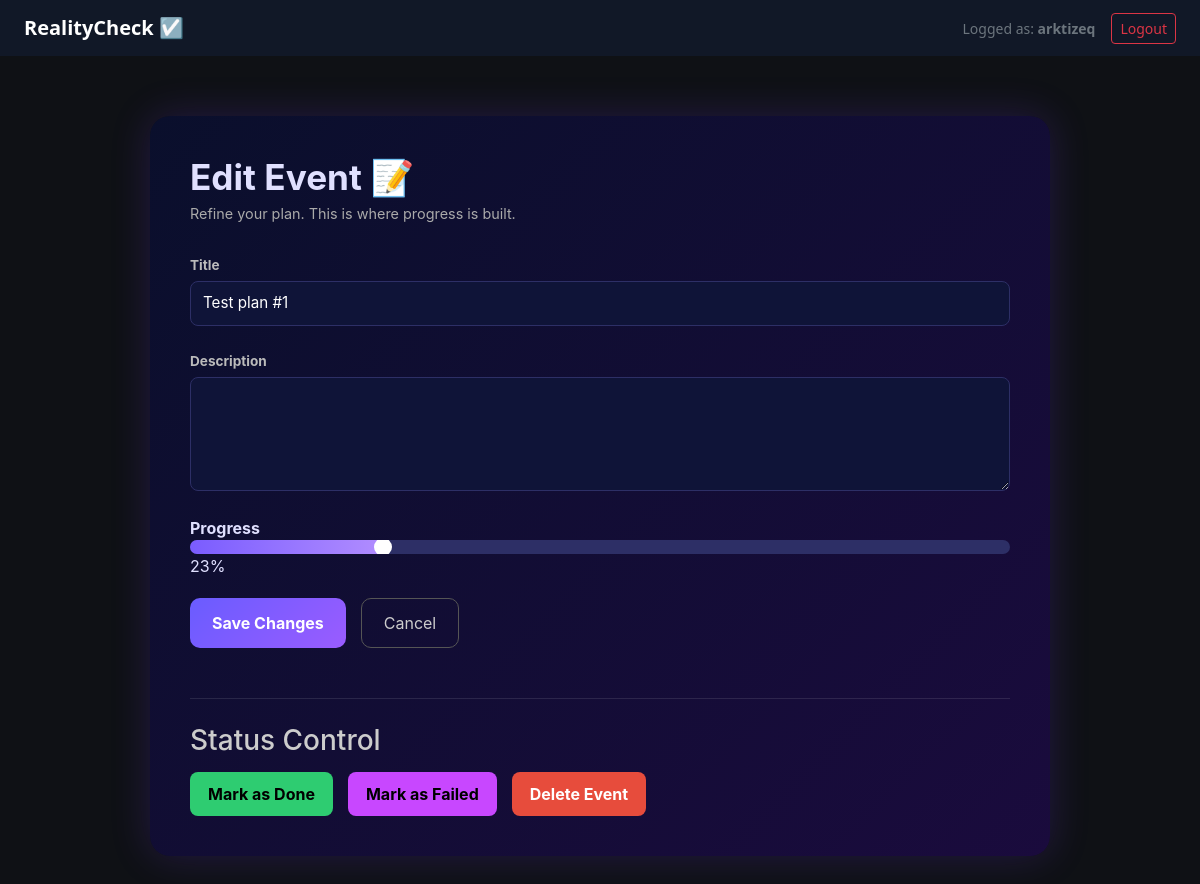
The page /events/2/edit (signed in) on the database as committed earlier.
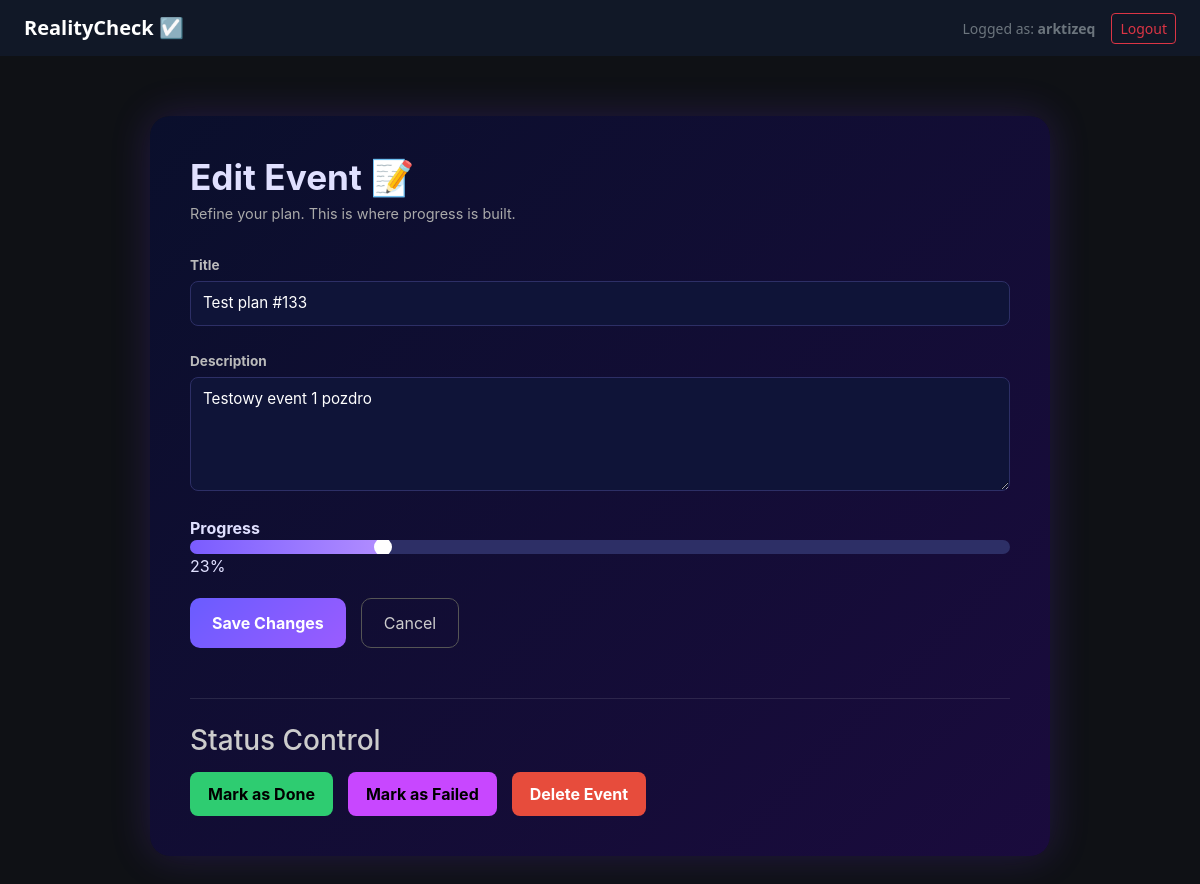
The same page on the database as committed later.
### app/models/event.py (models this page shows)
class Event(Base):
    __tablename__ = "events"
    id: Mapped[int] = mapped_column(Integer, primary_key=True, index=True)
    title: Mapped[str] = mapped_column(String(100), nullable=False)
    description: Mapped[str] = mapped_column(String(100), nullable=True)
    progress: Mapped[int] = mapped_column(Integer, default=0)
    status: Mapped[str] = mapped_column(String(100), default="planned")
    failure_note: Mapped[str] = mapped_column(String(100), nullable=True)
    created_at: Mapped[datetime] = mapped_column(DateTime, default=datetime.utcnow)
    user_id: Mapped[int] = mapped_column(Integer, ForeignKey("users.id"), nullable=False)
    user = relationship("User", back_populates="events")

### app/api/pages.py (the view)
@router.get("/events/{event_id}/edit", response_class=HTMLResponse)
def edit_event_page(
    request: Request,
    event_id: int,
    db: Session = Depends(get_db),
    user: User = Depends(get_current_user),
):
    event = (
        db.query(Event)
        .filter(Event.id == event_id, Event.user_id == user.id)
        .first()
    )
    if not event:
        raise HTTPException(status_code=404)
    return templates.TemplateResponse(
        "edit_event.html",
        {
            "request": request,
            "current_user": user,
            "event": event,
        },
    )

### app/templates/edit_event.html (shortened to what this page needs)
{% extends "base.html" %}
{% block content %}
    <link rel="stylesheet" href="{{ url_for('static', path='css/edit_event.css') }}">
<div class="edit-container">
    <div class="edit-header">
        <h1><strong>Edit Event 📝</strong></h1>
        <p class="subtitle">Refine your plan. This is where progress is built.</p>
    </div>
    <form method="post" class="edit-form">
        <div class="field">
            <label><strong>Title</strong></label>
            <input type="text" name="title" value="{{ event.title }}" required>
        </div>
        <div class="field">
            <label><strong>Description</strong></label>
            <textarea name="description" rows="4">{{ event.description or "" }}</textarea>
        </div>
        <div class="progress-wrapper">
        <label><strong>Progress</strong></label>
        <div class="smart-progress">
        <div class="smart-progress-fill"
             id="progressFill"
             style="width: {{ event.progress }}%;"></div>
        <input
            type="range"
            min="0"
            max="100"
            value="{{ event.progress }}"
            name="progress"
            id="progressSlider"
            oninput="updateProgress(this.value)"
        >
            </div>
            <div class="progress-value">
                <span id="progressValue">{{ event.progress }}</span>%
            </div>
            <div class="actions-row">
                <button class="btn-primary" type="submit">
                    Save Changes
                </button>
                <a href="/" class="btn-secondary">
                    Cancel
                </a>
            </div>
            </div>
        </form>
    <div class="status-panel">
        <h3>Status Control</h3>
        <div class="status-actions">
            <form method="post" action="/events/{{ event.id }}/done">
                <button class="btn-done">Mark as Done</button>
            </form>
            <form method="get" action="/events/{{ event.id }}/fail">
                <button class="btn-fail">Mark as Failed</button>
            </form>
            <form method="post" action="/events/{{ event.id }}/delete">
                <button class="btn-delete">Delete Event</button>
            </form>
        </div>
    </div>
</div>
{% endblock %}

Rows that differ between the two databases and show on the page:
changed Event: title "Test plan #1" → "Test plan #133"; description (not shown) → "Testowy event 1 pozdro"
